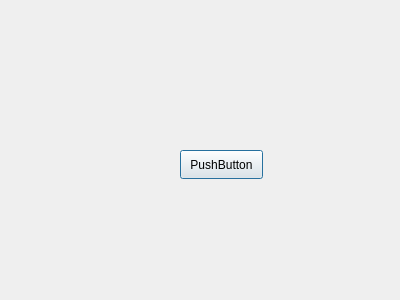
<?xml version="1.0" encoding="UTF-8"?>
<ui version="4.0">
 <class>Text_data</class>
 <widget class="QDialog" name="Text_data">
  <property name="geometry">
   <rect>
    <x>0</x>
    <y>0</y>
    <width>400</width>
    <height>300</height>
   </rect>
  </property>
  <property name="windowTitle">
   <string>Dialog</string>
  </property>
  <widget class="QPushButton" name="pushButton">
   <property name="geometry">
    <rect>
     <x>180</x>
     <y>150</y>
     <width>83</width>
     <height>29</height>
    </rect>
   </property>
   <property name="text">
    <string>PushButton</string>
   </property>
  </widget>
 </widget>
 <resources/>
 <connections/>
</ui>
